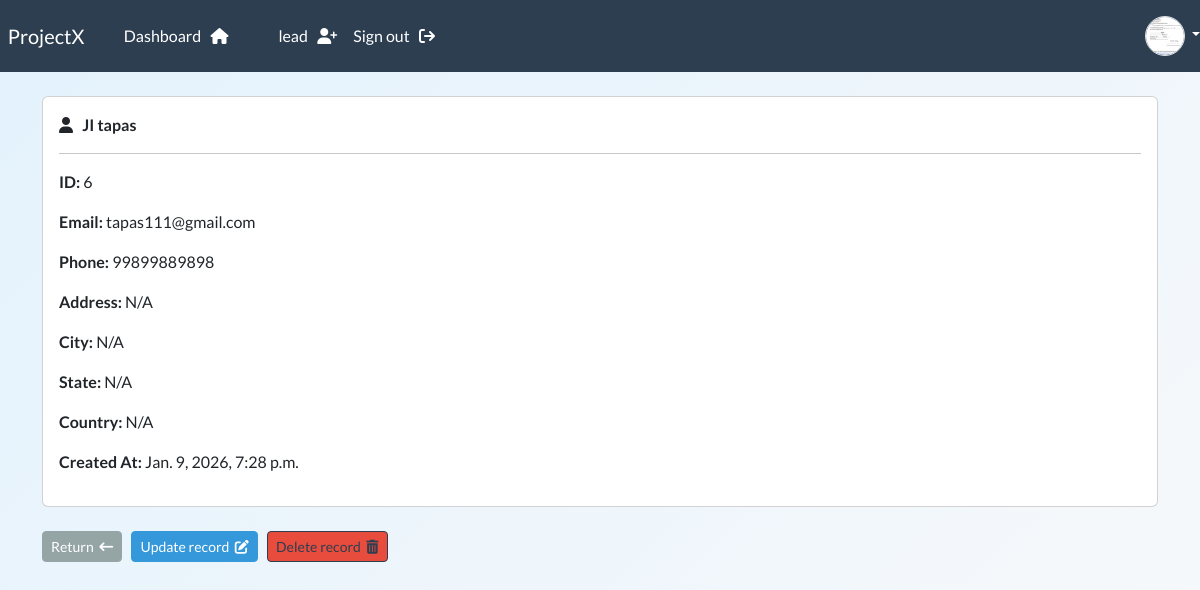
/record/6 (signed in), run on the app's committed database.
### webapp/models.py (models this page shows, shortened)
class UserProfile(models.Model):
    ROLE_CHOICES = (
             ('admin', 'Admin'),
             ('manager', 'Manager'),
             ('sales', 'Sales'),
             ('viewer', 'Viewer'),
        )
    user = models.OneToOneField(User, on_delete=models.CASCADE, related_name='profile')
    role = models.CharField(max_length=20, choices=ROLE_CHOICES)
    profile_image = models.ImageField(
        upload_to='profiles/',
        default='profiles/default.png',
        blank=True,
        null=True
    )

class Record(models.Model):
    creation_date = models.DateTimeField(auto_now_add=True)
    first_name = models.CharField(max_length=100)
    last_name = models.CharField(max_length=100)
    email = models.EmailField(max_length=255)
    phone = models.CharField(max_length=20)
    address = models.CharField(max_length=300)
    city = models.CharField(max_length=255)
    state = models.CharField(max_length=100)
    country = models.CharField(max_length=100)

### webapp/views.py (the view)
# urls.py: path('record/<int:pk>', views.singular_record, name="record"),
@login_required(login_url='my-login')
def singular_record(  request, pk):
     all_records = Record.objects.get(id=pk)
     context = {'record': all_records}
     return render(request, 'webapp/view-record.html', context=context)

### webapp/templates/webapp/view-record.html (shortened to what this page needs)
{% extends 'webapp/base.html' %}
{% block content %}
   <div class="card">
        <div class="card-body">
            <i class="fas fa-user"></i> &nbsp;
            <strong>
            {{ record.last_name|upper }} {{ record.first_name }}
            </strong>
            <hr>
            <p> <strong> ID: </strong>{{ record.id }} </p>
            <p> <strong> Email: </strong>{{ record.email }} </p>
            <p> <strong> Phone: </strong>{{ record.phone }} </p>
            <p> <strong> Address: </strong>{{ record.address }} </p>
            <p><strong>City: </strong>{{ record.city }}</p>
            <p><strong>State: </strong>{{ record.state }}</p>
            <p><strong>Country: </strong>{{ record.country }}</p>
            <p><strong> Created At: </strong>{{ record.creation_date }}</p>
        </div>
   </div>
   <br>
    <a class="btn btn-secondary btn-sm" href="{% url 'dashboard' %}">
         Return &nbsp;<i class="fa-solid fa-arrow-left-long"></i>
     </a>
     <a class="btn btn-info btn-sm" href="{% url 'update-record' record.id %}">
          Update record &nbsp;<i class="fa-solid fa-pen-to-square"></i>
     </a>
     <a class="btn btn-outline-primary btn-danger btn-sm" href="{% url 'delete-record' record.id %}">
          Delete record &nbsp;<i class="fa-solid fa-trash-can"></i>
     </a>
{% endblock %}

### webapp/templates/webapp/navbar.html (shortened to what this page needs)
<nav class="navbar navbar-expand-lg navbar-dark bg-primary justify-content-center">
    <a class="navbar-brand main-heading" href="{% url '' %}">
      &nbsp; ProjectX
    </a>
      <div class="collapse navbar-collapse text-center" id="navbarNavDropdown">
        <ul class="navbar-nav mr-auto">
          {% if user.is_authenticated %}
            <li class="nav-item">
              <a class="nav-link" href="{% url 'dashboard' %}">Dashboard &nbsp; <i class="fa fa-home" aria-hidden="true"></i> </a>
            </li>
            <li class="nav-item">
            <a class="nav-link" href="{% url 'leads' %}">lead &nbsp; <i class="fa-solid fa-user-plus" aria-hidden="true"></i> </a>
            </li>
            <li class="nav-item">
              <a class="nav-link" href="{% url 'user-logout' %}">Sign out &nbsp; <i class="fa fa-sign-out" aria-hidden="true"></i> </a>
            </li>
        </ul>
        <ul class="navbar-nav ms-auto align-items-center">
        <li class="nav-item dropdown">
         <a class="nav-link dropdown-toggle p-0" href="#" role="button"
         data-bs-toggle="dropdown" aria-expanded="false">
          <img src="{% if request.user.profile.profile_image %}
                    {{ request.user.profile.profile_image.url }}
                    {% else %}
                     /media/profiles/default.png
                    {% endif %}"
           class="rounded-circle border"
           width="40"
           height="40"
           style="object-fit: cover; cursor: pointer;">
          </a>
      </li>
    </ul>
        {% endif %}
      </div>
  </nav>

### static/css/style.css (style rules this page uses)
body { background: linear-gradient(135deg, #e3f2fd, #f8f9fa); min-height: 100vh; }
.navbar .nav-link { text-decoration: none; }

### data on the page
Record: last_name "JI", first_name "tapas", id "6", email "tapas111@gmail.com", phone "99899889898", address "N/A", city "N/A", state "N/A", country "N/A", creation_date "Jan. 9, 2026, 7:28 p.m."
